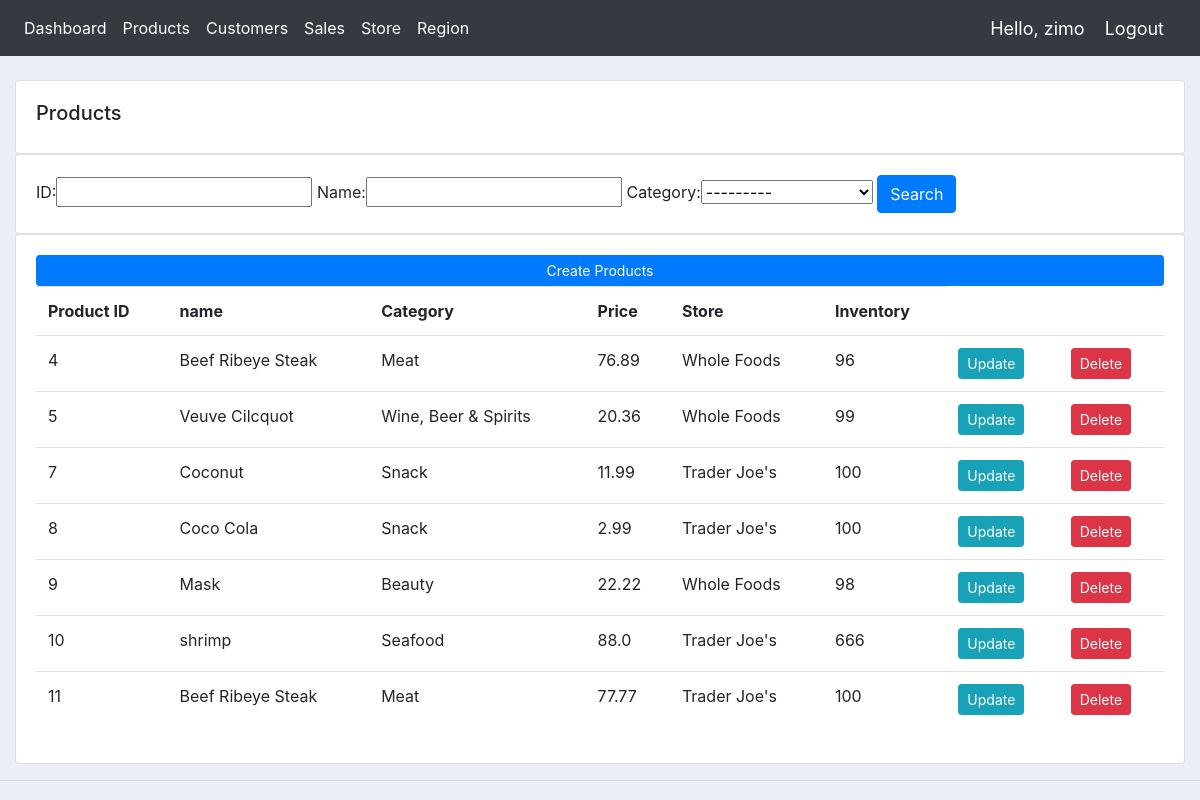
The page /products/ (signed in) on the database as committed earlier.
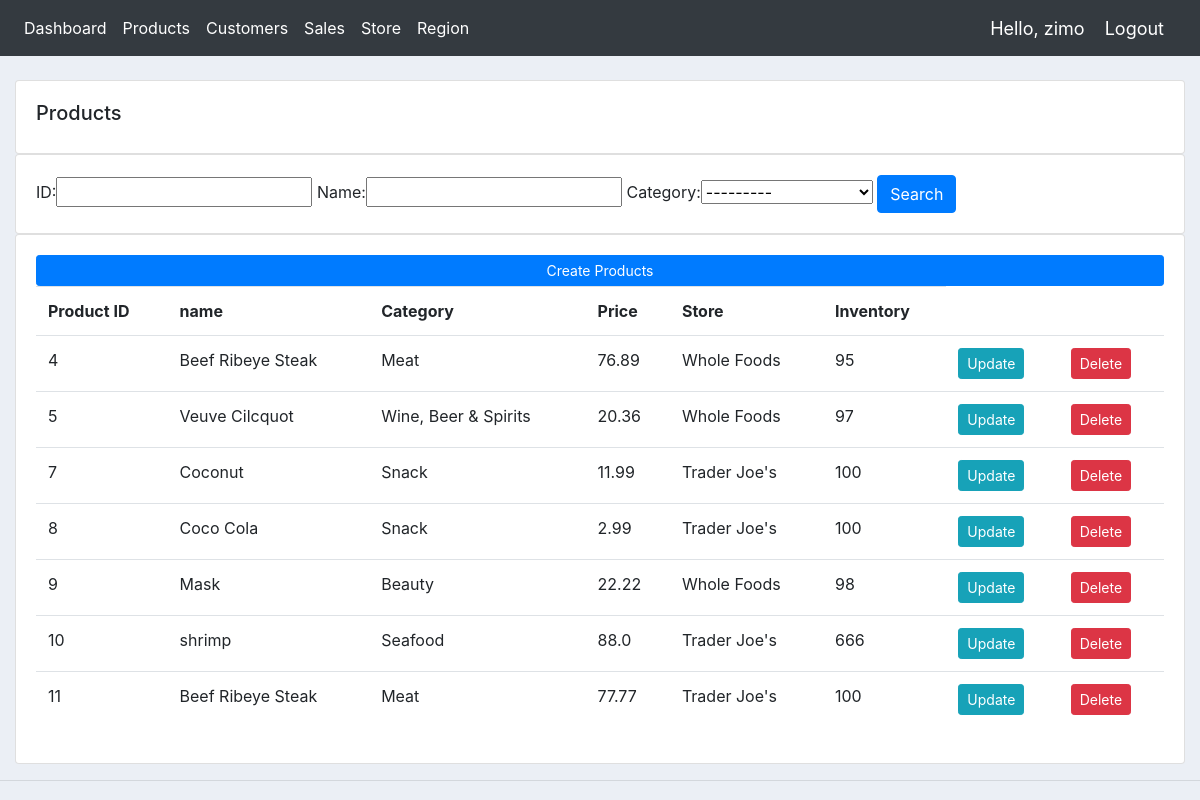
The same page on the database as committed later.
### accounts/models.py (models this page shows, shortened)
class Product(models.Model):
	CATEGORY = (
			('Seafood', 'Seafood'),
			('Beauty', 'Beauty'),
			('Wine, Beer & Spirits', 'Wine, Beer & Spirits'),
			('Meat', 'Meat'),
			('Snack', 'Snack'),
			)
	name = models.CharField(max_length=200)
	price = models.FloatField()
	category = models.CharField(max_length=200, choices=CATEGORY)
	inventory = models.IntegerField(default=100)
	store = models.ForeignKey(Store, on_delete=models.PROTECT, null = True)
	image = models.ImageField(null=True, blank=True)

class Store(models.Model):
	name = models.CharField(max_length=200)
	address = models.CharField(max_length=200, null=True)
	region = models.ForeignKey(Region, on_delete=models.PROTECT)
	def __str__(self):
		return self.name

### accounts/decorators.py (the view)
		def wrapper_func(request, *args, **kwargs):
			group = None
			if request.user.groups.exists():
				group = request.user.groups.all()[0].name
			if group in allowed_roles:
				return view_func(request, *args, **kwargs)
			else:
				return render(request, "store/NotAuth.html")

### accounts/views.py (called while the page is built)
@login_required(login_url='login')
@allowed_users(allowed_roles=['admin'])
@admin_only
def products(request):
	products = Product.objects.all()
	myFilter = ProductFilter(request.GET, queryset=products)
	products = myFilter.qs
	context = {'products': products, 'myFilter': myFilter}
	return render(request, 'accounts/products.html', context)

### accounts/templates/accounts/products.html
{%  extends 'accounts/main.html' %}
{% block content %}
		<br>
		<div class="row">
			<div class="col-md">
				<div class="card card-body">
					<h5>Products</h5>
				</div>
				<div class="card card-body">
					<form method="get" style="font-size: medium;">
						{{myFilter.form}}
						<button class="btn btn-primary" type="submit">Search</button>
					</form>
				</div>
				<div class="card card-body">
					<a class="btn btn-primary  btn-sm btn-block" href="{% url 'create_product' %}">Create Products</a>
					<table class="table">
						<tr>
							<th>Product ID</th>
							<th>name</th>
							<th>Category</th>
							<th>Price</th>
							<th>Store</th>
							<th>Inventory</th>
						</tr>
						{% for i in products %}
							<tr>
								<td>{{i.id}}</td>
								<td>{{i.name}}</td>
								<td>{{i.category}}</td>
								<td>{{i.price}}</td>
								<td>{{i.store}}</td>
								<td>{{i.inventory}}</td>
								<td><a class="btn btn-sm btn-info" href="{% url 'update_product' i.id %}">Update</a></td>
								<td><a class="btn btn-sm btn-danger" href="{% url 'delete_product' i.id %}">Delete</a></td>
							</tr>
						{% endfor %}
					</table>
				</div>
			</div>
		</div>
{% endblock content %}

Rows that differ between the two databases and show on the page:
changed Product id 4: inventory "96" → "95"
changed Product "Veuve Cilcquot": inventory "99" → "97"
